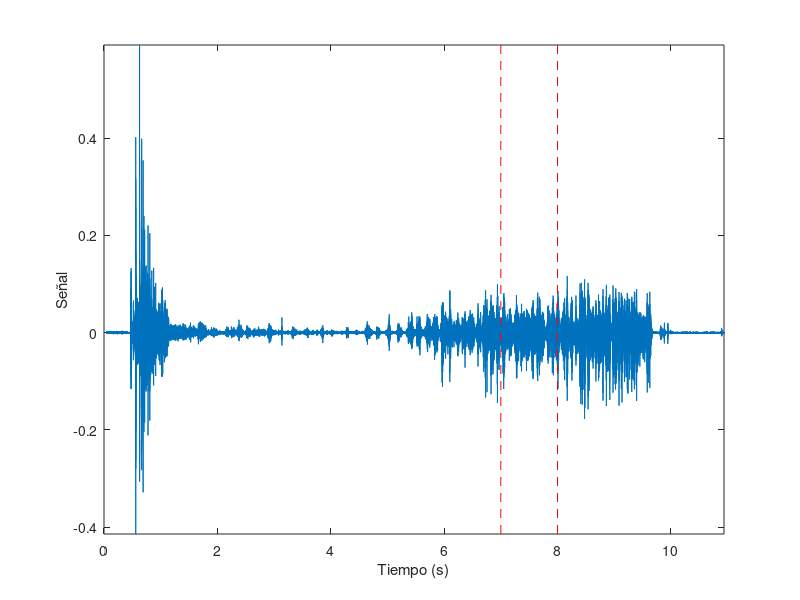
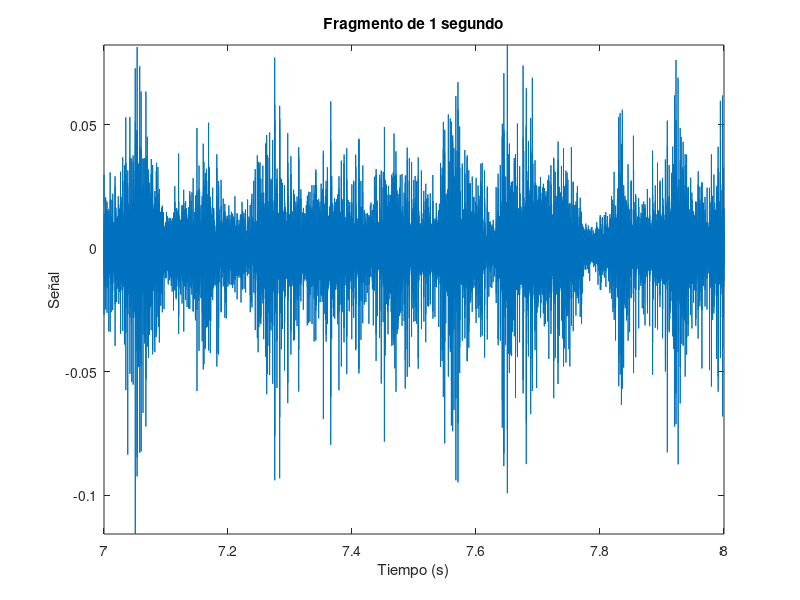
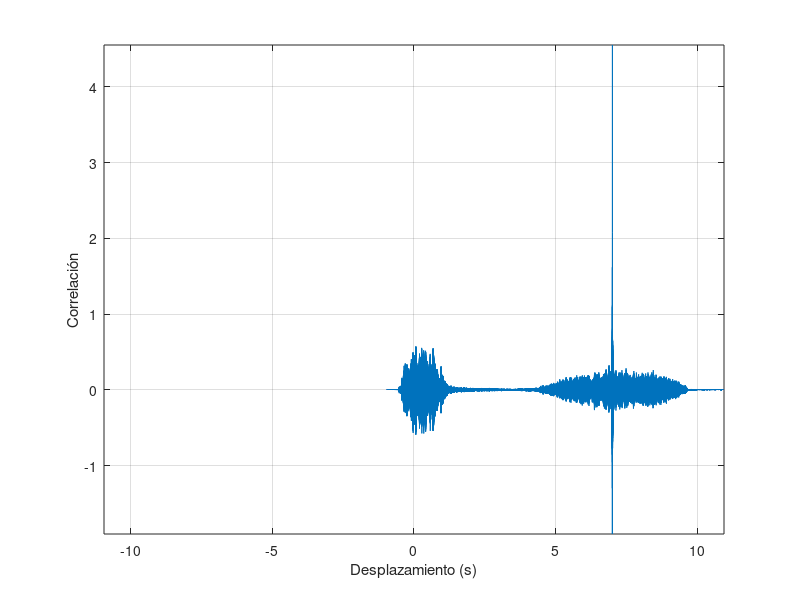
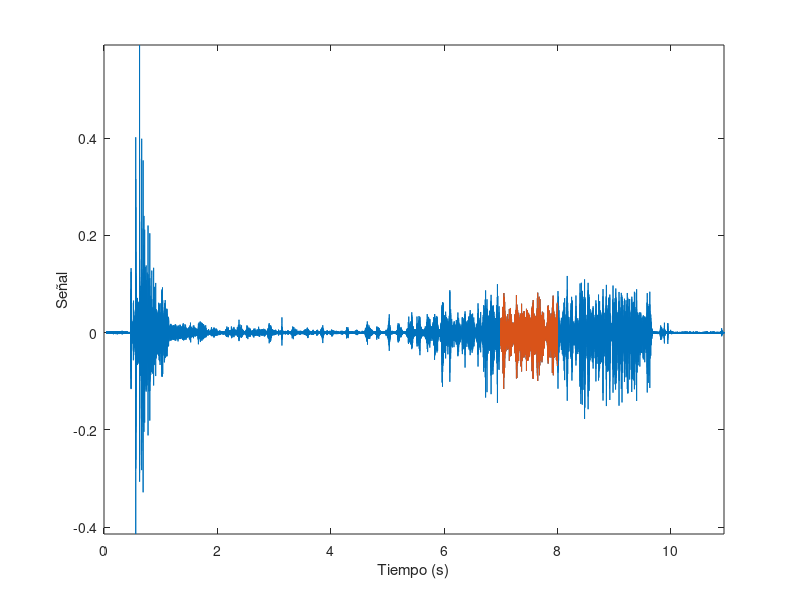

MATLAB code for these plots, in order:
% 
% CORRELACIÓN
% Se desea saber si una señal recibida coincide en algun momento con otra señal almacenada con anterioridad. La correlación 
% permite conocer esto incluso cuando los datos están contaminados con ruido. 
% Este ejemplo usa la grabación de una moneda girando encima de una mesa.
% La grabación completa dura 10 segundos. Se va a tomar una parte de la
% señal de duración 1 segundo para correlarla con la señal completa.
%

% Carga el registro y la frecuencia de muestreo. 
% Variables: 
%       y => Señal
%       Fs => Frecuencia de muestreo. Su inversa (1/Fs) es el tiempo entre
%       muestras (periodo de muestreo)
load('Moneda.mat') 

% Pasa la señal de audio a formato 'double'
Senyal_completa = double(y);

% Para escuchar el registro completo
soundsc(Senyal_completa,Fs)

% Eje de tiempos
Tiempo = 0:1/Fs:(length(Senyal_completa)-1)/Fs; 

% Valores mínimo y máximo de la señal
m = min(Senyal_completa);
M = max(Senyal_completa);


% Se queda con la parte entre los segundos 7 y 8
TiempoA = 7;
TiempoB = 8;
Intervalo = TiempoA*Fs:TiempoB*Fs;

Fragmento = Senyal_completa(Intervalo);

% Para escuchar el fragmento extraído
soundsc(Fragmento,Fs)


% Dibuja la señal completa y el fragmento. Se indican los límites para visualización.
figure(1);
plot(Tiempo,Senyal_completa,[TiempoA TiempoB;TiempoA TiempoB],[m m;M M],'r--')
xlabel('Tiempo (s)')
ylabel('Señal')
axis tight

figure(2);
plot(Intervalo/Fs,Fragmento)
xlabel('Tiempo (s)')
ylabel('Señal')
title('Fragmento de 1 segundo')
axis tight


% Calcula y dibuja la correlación de la señal completa y el fragmento considerado.
[xCorr,lags] = xcorr(Senyal_completa,Fragmento);

figure(3);
plot(lags/Fs,xCorr)
grid
xlabel('Desplazamiento (s)')
ylabel('Correlación')
axis tight

% El desplazamiento para el cual la correlación es máxima es el retardo temporal entre los instantes de inicio de ambas señales. En este caso, 7 segundos. 
% Dibuja la señal con el fragment superpuesto. Se calcula su posición
% mirando el máximo de la correlación.
[~,Indice] = max(abs(xCorr));
maxt = lags(Indice);

Fragmento_dibuja = NaN(size(Senyal_completa));
Fragmento_dibuja(maxt+1:maxt+length(Fragmento)) = Fragmento;

figure(4);
plot(Tiempo,Senyal_completa,Tiempo,Fragmento_dibuja)
xlabel('Tiempo (s)')
ylabel('Señal')
axis tight

%%                                      SE AÑADE RUIDO QUE ENMASCARA LA SEÑAL
%
% Se repite todo el procedimiento pero se añade ruido gaussiano tanto a la señal completa como al fragmento extraído.
Factor = 3;
NoiseAmp = Factor*0.2*max(abs(Fragmento));

Fragmento = Fragmento+NoiseAmp*randn(size(Fragmento));

Senyal_completa = Senyal_completa+NoiseAmp*randn(size(Senyal_completa));

% % En el sonido se aprecia el enmascaramiento del ruido sobre la señal original.
% Para escuchar el fragmento de señal contaminado con ruido
soundsc(Fragmento,Fs)

% A partir de aquí se repite todo el proceso anterior relizado sin ruido
figure(5);
plot(Tiempo,Senyal_completa,[TiempoA TiempoB;TiempoA TiempoB],[m m;M M],'r--')
xlabel('Tiempo (s)')
ylabel('Señal con ruido')
axis tight

% Correlación con ruido
[xCorr,lags] = xcorr(Senyal_completa,Fragmento);

figure(6);
plot(lags/Fs,xCorr)
grid
xlabel('Retardo (s)')
ylabel('Señal con ruido')
axis tight

% El desplazamiento para el cual la correlación es máxima es el retardo temporal entre los instantes de inicio de ambas señales. En este caso, 7 segundos. 
% Dibuja la señal con el fragment superpuesto. Se calcula su posición
% mirando el máximo de la correlación.
[~,Indice] = max(abs(xCorr));
maxt = lags(Indice);

Fragmento_dibuja = NaN(size(Senyal_completa));
Fragmento_dibuja(maxt+1:maxt+length(Fragmento)) = Fragmento;

figure(7);
plot(Tiempo,Senyal_completa,Tiempo,Fragmento_dibuja)
xlabel('Tiempo (s)')
ylabel('Señal con ruido')
axis tight
